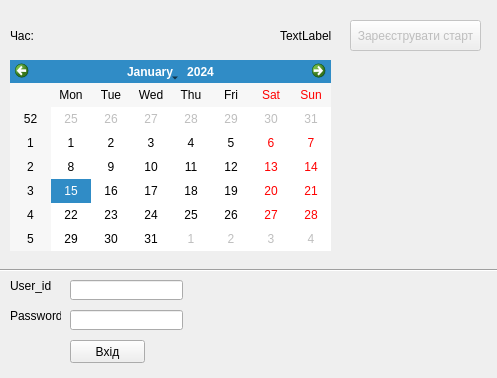
<?xml version="1.0" encoding="UTF-8"?>
<ui version="4.0">
 <class>Dialog_start</class>
 <widget class="QDialog" name="Dialog_start">
  <property name="enabled">
   <bool>true</bool>
  </property>
  <property name="geometry">
   <rect>
    <x>0</x>
    <y>0</y>
    <width>497</width>
    <height>378</height>
   </rect>
  </property>
  <property name="windowTitle">
   <string>Dialog</string>
  </property>
  <widget class="QLabel" name="label_TimeR">
   <property name="geometry">
    <rect>
     <x>280</x>
     <y>20</y>
     <width>51</width>
     <height>31</height>
    </rect>
   </property>
   <property name="text">
    <string>TextLabel</string>
   </property>
  </widget>
  <widget class="QCalendarWidget" name="calendarWidget">
   <property name="geometry">
    <rect>
     <x>10</x>
     <y>60</y>
     <width>321</width>
     <height>191</height>
    </rect>
   </property>
  </widget>
  <widget class="QPushButton" name="pushButton_Start">
   <property name="enabled">
    <bool>false</bool>
   </property>
   <property name="geometry">
    <rect>
     <x>350</x>
     <y>20</y>
     <width>131</width>
     <height>31</height>
    </rect>
   </property>
   <property name="text">
    <string>Зареєструвати старт</string>
   </property>
  </widget>
  <widget class="QLabel" name="label_Time">
   <property name="geometry">
    <rect>
     <x>10</x>
     <y>20</y>
     <width>51</width>
     <height>31</height>
    </rect>
   </property>
   <property name="text">
    <string>Час:</string>
   </property>
  </widget>
  <widget class="QPushButton" name="pushButton_Login">
   <property name="geometry">
    <rect>
     <x>70</x>
     <y>340</y>
     <width>75</width>
     <height>23</height>
    </rect>
   </property>
   <property name="text">
    <string>Вхід</string>
   </property>
  </widget>
  <widget class="QLineEdit" name="lineEdit_user_id">
   <property name="geometry">
    <rect>
     <x>70</x>
     <y>280</y>
     <width>113</width>
     <height>20</height>
    </rect>
   </property>
  </widget>
  <widget class="QLineEdit" name="lineEdit_password">
   <property name="geometry">
    <rect>
     <x>70</x>
     <y>310</y>
     <width>113</width>
     <height>20</height>
    </rect>
   </property>
   <property name="focusPolicy">
    <enum>Qt::StrongFocus</enum>
   </property>
  </widget>
  <widget class="QLabel" name="label_User_id">
   <property name="geometry">
    <rect>
     <x>10</x>
     <y>270</y>
     <width>51</width>
     <height>31</height>
    </rect>
   </property>
   <property name="text">
    <string>User_id</string>
   </property>
  </widget>
  <widget class="QLabel" name="label_Password">
   <property name="geometry">
    <rect>
     <x>10</x>
     <y>300</y>
     <width>51</width>
     <height>31</height>
    </rect>
   </property>
   <property name="text">
    <string>Password</string>
   </property>
  </widget>
  <widget class="Line" name="line">
   <property name="geometry">
    <rect>
     <x>-30</x>
     <y>260</y>
     <width>531</width>
     <height>20</height>
    </rect>
   </property>
   <property name="orientation">
    <enum>Qt::Horizontal</enum>
   </property>
  </widget>
  <widget class="QLabel" name="label_success">
   <property name="geometry">
    <rect>
     <x>200</x>
     <y>280</y>
     <width>47</width>
     <height>13</height>
    </rect>
   </property>
   <property name="text">
    <string/>
   </property>
  </widget>
  <widget class="QLabel" name="label_TimeR_St">
   <property name="geometry">
    <rect>
     <x>430</x>
     <y>50</y>
     <width>51</width>
     <height>31</height>
    </rect>
   </property>
   <property name="text">
    <string/>
   </property>
  </widget>
 </widget>
 <resources/>
 <connections/>
</ui>
